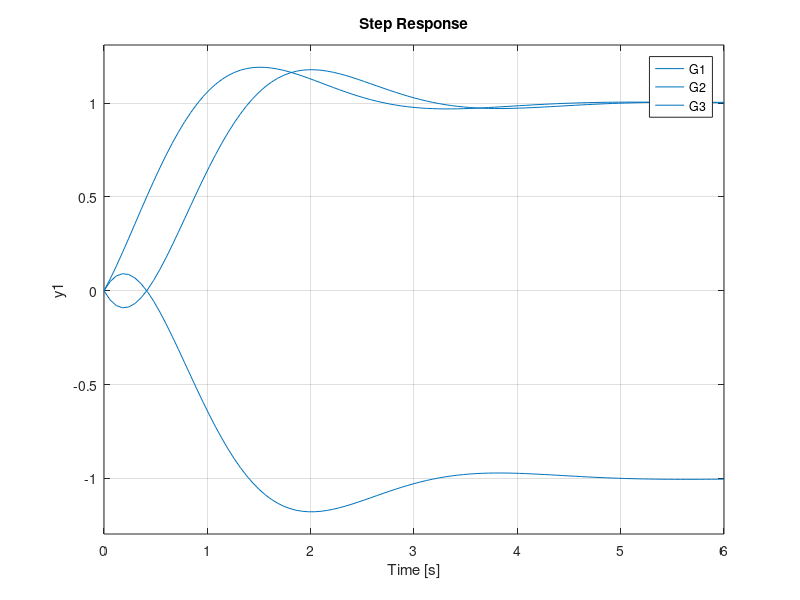
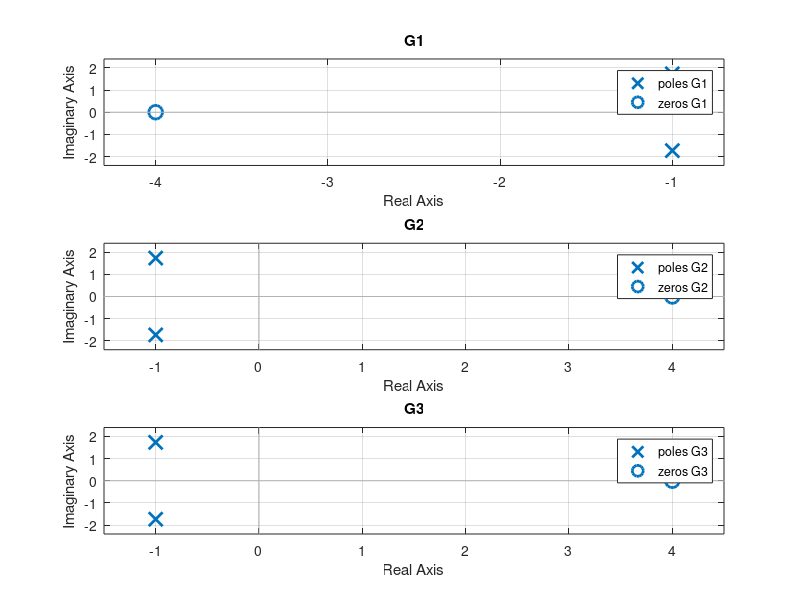

These charts were generated, in order, by the following MATLAB code:
% clc
% clear
% close all

den=[1 2 4];
num = [1 4];

G1 = tf([num],[den]);
step(G1);

hold on
num = [-1 4];
G2 = tf([num],[den]);
step(G2);

hold on
num = [1 -4];
G3 = tf([num],[den]);
step(G3)
legend("G1","G2","G3");

figure()
subplot(3,1,1)
pzmap(G1)
title("G1");

subplot(3,1,2)
pzmap(G2);
title("G2");

subplot(3,1,3);
pzmap(G3);
title("G3");
